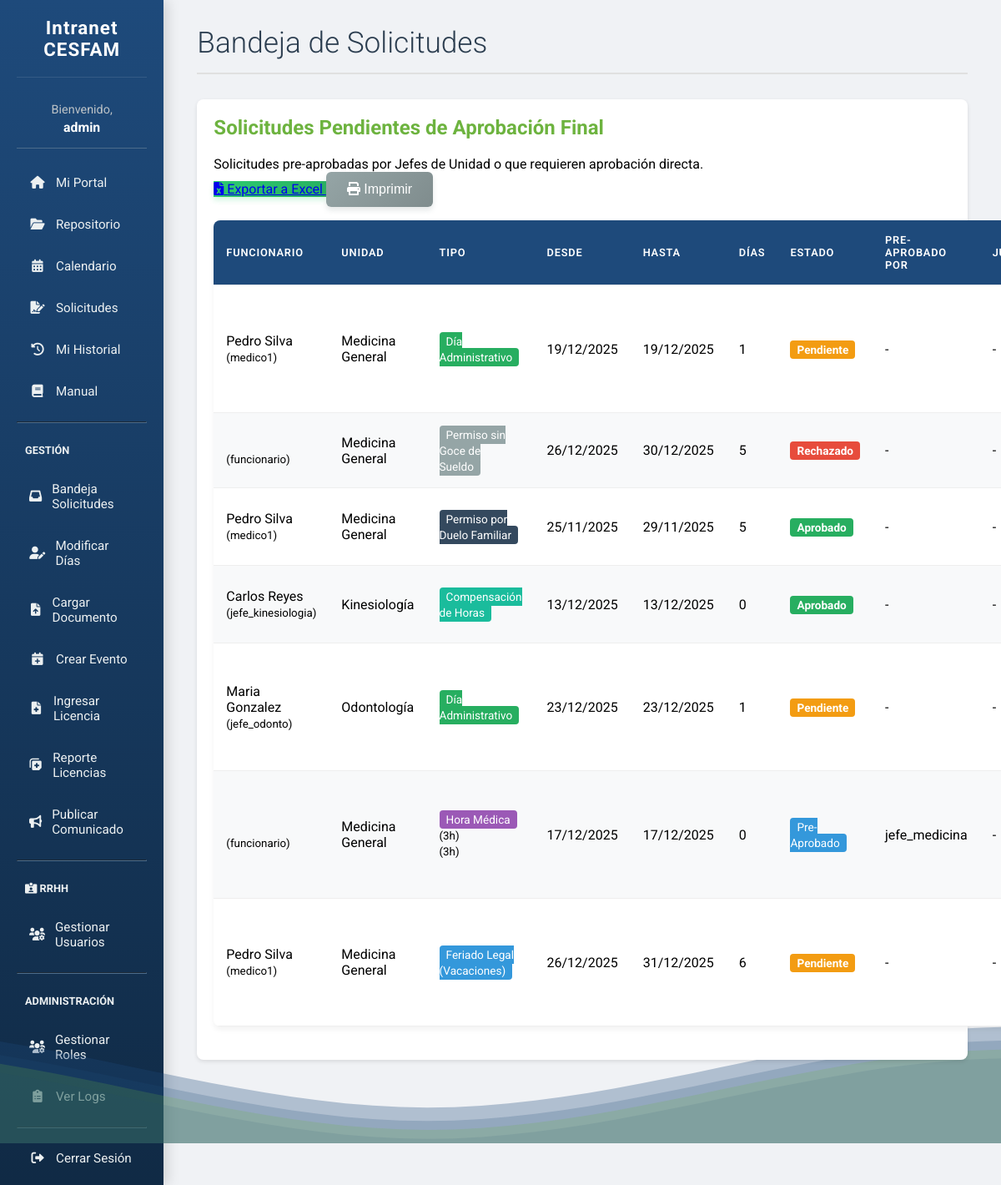
The page /reportes/solicitudes/ (signed in) on the database its author committed.
### intranet/models.py (models this page shows, shortened)
class Funcionarios(AbstractUser):
    nombre = models.CharField(max_length=100, blank=True)
    id_rol = models.ForeignKey(Roles, on_delete=models.SET_NULL, null=True, blank=True)
    id_unidad = models.ForeignKey(Unidades, on_delete=models.SET_NULL, null=True, blank=True)
    es_jefe_unidad = models.BooleanField(default=False, verbose_name="Es Jefe de Unidad")

class SolicitudesPermiso(models.Model):
    TIPOS_PERMISO = [
        ('administrativo', 'Día Administrativo'),
        ('vacaciones', 'Feriado Legal (Vacaciones)'),
        ('sin_goce', 'Permiso sin Goce de Sueldo'),
        ('hora_medica', 'Hora Médica'),
        ('duelo', 'Permiso por Duelo Familiar'),
        ('compensacion', 'Compensación de Horas'),
    ]
    ESTADOS = [
        ('Pendiente', 'Pendiente'),
        ('Pre-Aprobado', 'Pre-Aprobado'),
        ('Aprobado', 'Aprobado'),
        ('Rechazado', 'Rechazado'),
    ]
    id_funcionario_solicitante = models.ForeignKey(Funcionarios, on_delete=models.CASCADE, related_name='solicitudes_enviadas')
    tipo_permiso = models.CharField(max_length=50, choices=TIPOS_PERMISO)
    fecha_inicio = models.DateField()
    fecha_fin = models.DateField()
    dias_solicitados = models.IntegerField(default=0)
    horas_solicitadas = models.IntegerField(default=0, blank=True)
    justificativo_archivo = models.FileField(upload_to='solicitudes/', null=True, blank=True)
    fecha_solicitud = models.DateTimeField(default=timezone.now)
    estado = models.CharField(max_length=50, choices=ESTADOS, default='Pendiente')
    observaciones = models.TextField(blank=True, null=True, verbose_name="Observaciones")
    pre_aprobado_por = models.ForeignKey(
        Funcionarios, on_delete=models.SET_NULL, null=True, blank=True,
        related_name='solicitudes_pre_aprobadas',
        verbose_name="Pre-aprobado por (Jefe Unidad)"
    )
    fecha_pre_aprobacion = models.DateTimeField(null=True, blank=True)
    aprobado_por = models.ForeignKey(
        Funcionarios, on_delete=models.SET_NULL, null=True, blank=True,
        related_name='solicitudes_aprobadas_final',
        verbose_name="Aprobado por (Subdirección)"
    )
    fecha_aprobacion = models.DateTimeField(null=True, blank=True)
    comentario_rechazo = models.TextField(blank=True, null=True)
    class Meta:
        verbose_name_plural = "Solicitudes de Permiso"

class Unidades(models.Model):
    nombre_unidad = models.CharField(max_length=100, unique=True)
    descripcion = models.TextField(blank=True, null=True)
    activa = models.BooleanField(default=True)
    class Meta:
        verbose_name_plural = "Unidades"

### intranet/views.py (the view)
# urls.py: path('reportes/solicitudes/', views.reporte_solicitudes_view, name='reporte_solicitudes'),
@login_required(login_url='login')
def reporte_solicitudes_view(request):
    user = request.user
    if not puede_gestionar(user):
        return redirect('dashboard')
    solicitudes = obtener_solicitudes_para_usuario(user).order_by('-fecha_solicitud')
    puede_aprobar_final = es_subdireccion(user)
    puede_pre_aprobar = user.es_jefe_unidad and not es_subdireccion(user)
    context = {
        'solicitudes': solicitudes,
        'puede_aprobar_final': puede_aprobar_final,
        'puede_pre_aprobar': puede_pre_aprobar,
        'es_jefe': user.es_jefe_unidad,
        'unidad_usuario': user.id_unidad.nombre_unidad if user.id_unidad else 'Sin unidad',
    }
    return render(request, 'reporte_solicitudes.html', context)

### intranet/templates/reporte_solicitudes.html (shortened to what this page needs)
{% extends 'base.html' %}
{% block content %}
<header class="header">
    <h1>Bandeja de Solicitudes</h1>
</header>
<section class="content-box">
    <h2>
        {% if puede_aprobar_final %}
            Solicitudes Pendientes de Aprobación Final
        {% elif puede_pre_aprobar %}
            Solicitudes de tu Unidad para Pre-Aprobar
        {% else %}
            Solicitudes
        {% endif %}
    </h2>
    <p>
        {% if puede_aprobar_final %}
            Solicitudes pre-aprobadas por Jefes de Unidad o que requieren aprobación directa.
        {% elif puede_pre_aprobar %}
            <strong>Flujo:</strong> Pendiente → <span style="color:#3498db;">Pre-Aprobado (tú)</span> → Aprobado (Subdirección)
        {% endif %}
    </p>
    {% if puede_aprobar_final %}
    <div style="margin-bottom: 1rem;">
        <a href="{% url 'exportar_solicitudes_excel' %}" class="btn btn-success">
            <i class="fas fa-file-excel"></i> Exportar a Excel
        </a>
        <button onclick="window.print()" class="btn btn-secondary">
            <i class="fas fa-print"></i> Imprimir
        </button>
    </div>
    {% endif %}
    {% if solicitudes %}
    <table class="data-table">
        <thead>
            <tr>
                <th>Funcionario</th>
                <th>Unidad</th>
                <th>Tipo</th>
                <th>Desde</th>
                <th>Hasta</th>
                <th>Días</th>
                <th>Estado</th>
                <th>Pre-Aprobado por</th>
                <th>Justificativo</th>
            </tr>
        </thead>
        <tbody>
            {% for sol in solicitudes %}
            <tr>
                <td>{{ sol.id_funcionario_solicitante.first_name }} {{ sol.id_funcionario_solicitante.last_name }}<br><small>({{ sol.id_funcionario_solicitante.username }})</small></td>
                <td>{{ sol.id_funcionario_solicitante.id_unidad.nombre_unidad|default:"Sin unidad" }}</td>
                <td>
                    {% if sol.tipo_permiso == 'administrativo' %}
                        <span style="background-color: #27ae60; color: white; padding: 3px 8px; border-radius: 4px; font-size: 0.85em;">
                            {{ sol.get_tipo_permiso_display }}
                        </span>
                    {% elif sol.tipo_permiso == 'vacaciones' %}
                        <span style="background-color: #3498db; color: white; padding: 3px 8px; border-radius: 4px; font-size: 0.85em;">
                            {{ sol.get_tipo_permiso_display }}
                        </span>
                    {% elif sol.tipo_permiso == 'sin_goce' %}
                        <span style="background-color: #95a5a6; color: white; padding: 3px 8px; border-radius: 4px; font-size: 0.85em;">
                            {{ sol.get_tipo_permiso_display }}
                        </span>
                    {% elif sol.tipo_permiso == 'hora_medica' %}
                        <span style="background-color: #9b59b6; color: white; padding: 3px 8px; border-radius: 4px; font-size: 0.85em;">
                            {{ sol.get_tipo_permiso_display }}
                        </span>
                        {% if sol.horas_solicitadas %}
                            <br><small>({{ sol.horas_solicitadas }}h)</small>
                        {% endif %}
                    {% elif sol.tipo_permiso == 'duelo' %}
                        <span style="background-color: #34495e; color: white; padding: 3px 8px; border-radius: 4px; font-size: 0.85em;">
                            {{ sol.get_tipo_permiso_display }}
                        </span>
                    {% elif sol.tipo_permiso == 'compensacion' %}
                        <span style="background-color: #1abc9c; color: white; padding: 3px 8px; border-radius: 4px; font-size: 0.85em;">
                            {{ sol.get_tipo_permiso_display }}
                        </span>
                    {% else %}
                        <span style="background-color: #888; color: white; padding: 3px 8px; border-radius: 4px; font-size: 0.85em;">
                            {{ sol.get_tipo_permiso_display }}
                        </span>
                    {% endif %}
                    {% if sol.tipo_permiso == 'hora_medica' and sol.horas_solicitadas %}
                        <br><small>({{ sol.horas_solicitadas }}h)</small>
                    {% endif %}
                </td>
                <td>{{ sol.fecha_inicio|date:"d/m/Y" }}</td>
                <td>{{ sol.fecha_fin|date:"d/m/Y" }}</td>
                <td>{{ sol.dias_solicitados }}</td>
                <td>
                    {% if sol.estado == 'Pendiente' %}
                        <span class="status-pendiente" style="background-color: #f39c12; color: white; padding: 3px 8px; border-radius: 4px; font-size: 0.85em;">{{ sol.estado }}</span>
                    {% elif sol.estado == 'Pre-Aprobado' %}
                        <span class="status-preaprobado" style="background-color: #3498db; color: white; padding: 3px 8px; border-radius: 4px; font-size: 0.85em;">{{ sol.estado }}</span>
                    {% elif sol.estado == 'Aprobado' %}
                        <span class="status-aprobado" style="background-color: #27ae60; color: white; padding: 3px 8px; border-radius: 4px; font-size: 0.85em;">{{ sol.estado }}</span>
                    {% elif sol.estado == 'Rechazado' %}
                        <span class="status-rechazado" style="background-color: #e74c3c; color: white; padding: 3px 8px; border-radius: 4px; font-size: 0.85em;">{{ sol.estado }}</span>
                    {% else %}
                        <span class="status-otro" style="background-color: #888; color: white; padding: 3px 8px; border-radius: 4px; font-size: 0.85em;">{{ sol.estado }}</span>
                    {% endif %}
                </td>
                <td>
                    {% if sol.pre_aprobado_por %}
                        {{ sol.pre_aprobado_por.username }}<br>
                    {% else %}
                        -
                    {% endif %}
                </td>
                <td>
                    {% if sol.justificativo_archivo %}
                        <a href="{{ sol.justificativo_archivo.url }}" target="_blank" class="document-link">
                            <i class="fas fa-file"></i> Ver
                        </a>
                    {% else %}
                        -
                    {% endif %}
                </td>
            </tr>
            {% endfor %}
        </tbody>
    </table>
    {% endif %}
</section>
{% endblock %}

### intranet/templates/base.html (shortened to what this page needs)
{% load static %}
<!DOCTYPE html>
<html lang="es">
<head>
    <link rel="stylesheet" href="https://cdnjs.cloudflare.com/ajax/libs/font-awesome/6.0.0/css/all.min.css">
    <link rel="stylesheet" href="{% static 'style.css' %}">
</head>
<body>
    <nav class="sidebar">
        <h2>Intranet CESFAM</h2>
        <div class="user-display">
            {% if user.is_authenticated %}
                Bienvenido, <b>{{ user.username|truncatechars:18 }}</b>
            {% endif %}
        </div>
        {% if user.is_authenticated %}
        <ul>
            <li class="{% if request.resolver_match.url_name == 'dashboard' %}active{% endif %}">
                <a href="{% url 'dashboard' %}"><i class="fas fa-home"></i> Mi Portal</a>
            </li>
            <li class="{% if request.resolver_match.url_name == 'documentos' %}active{% endif %}">
                <a href="{% url 'documentos' %}"><i class="fas fa-folder-open"></i> Repositorio</a>
            </li>
            <li class="{% if request.resolver_match.url_name == 'calendario' %}active{% endif %}">
                <a href="{% url 'calendario' %}"><i class="fas fa-calendar-alt"></i> Calendario</a>
            </li>
            <li class="{% if request.resolver_match.url_name == 'gestion_solicitudes' %}active{% endif %}">
                <a href="{% url 'gestion_solicitudes' %}"><i class="fas fa-file-signature"></i> Solicitudes</a>
            </li>
             <li class="{% if request.resolver_match.url_name == 'historial_personal' %}active{% endif %}">
                <a href="{% url 'historial_personal' %}"><i class="fas fa-history"></i> Mi Historial</a>
            </li>
            <li class="{% if request.resolver_match.url_name == 'manual' %}active{% endif %}">
                <a href="{% url 'manual' %}"><i class="fas fa-book"></i> Manual</a>
            </li>
            {% if user.is_staff %}
            <hr style="border-color: #4b6b8b; margin: 15px 0;">
            <li style="padding: 10px; color: #ecf0f1; text-transform: uppercase; font-size: 0.8em; font-weight: bold;">Gestión</li>
            <li class="{% if request.resolver_match.url_name == 'reporte_solicitudes' %}active{% endif %}">
                <a href="{% url 'reporte_solicitudes' %}"><i class="fas fa-inbox"></i> Bandeja Solicitudes</a>
            </li>
            <li class="{% if request.resolver_match.url_name == 'gestion_dias' %}active{% endif %}">
                <a href="{% url 'gestion_dias' %}"><i class="fas fa-user-edit"></i> Modificar Días</a>
            </li>
            <li class="{% if request.resolver_match.url_name == 'gestion_documentos' %}active{% endif %}">
                <a href="{% url 'gestion_documentos' %}"><i class="fas fa-file-upload"></i> Cargar Documento</a>
            </li>
            <li class="{% if request.resolver_match.url_name == 'gestion_calendario' %}active{% endif %}">
                <a href="{% url 'gestion_calendario' %}"><i class="fas fa-calendar-plus"></i> Crear Evento</a>
            </li>
            <li class="{% if request.resolver_match.url_name == 'gestion_licencias' %}active{% endif %}">
                <a href="{% url 'gestion_licencias' %}"><i class="fas fa-file-medical"></i> Ingresar Licencia</a>
            </li>
            <li class="{% if request.resolver_match.url_name == 'reporte_licencias' %}active{% endif %}">
                <a href="{% url 'reporte_licencias' %}"><i class="fas fa-notes-medical"></i> Reporte Licencias</a>
            </li>
            <li class="{% if request.resolver_match.url_name == 'crear_comunicado' %}active{% endif %}">
                <a href="{% url 'crear_comunicado' %}"><i class="fas fa-bullhorn"></i> Publicar Comunicado</a>
            </li>
            {% endif %}
            {% if user.id_rol and user.id_rol.nivel_jerarquico <= 2 or user.is_superuser %}
            <hr style="border-color: #4b6b8b; margin: 15px 0;">
            <li style="padding: 10px; color: #ecf0f1; text-transform: uppercase; font-size: 0.8em; font-weight: bold;">
                <i class="fas fa-id-card-alt"></i> RRHH
            </li>
            <li class="{% if request.resolver_match.url_name == 'gestion_usuarios' %}active{% endif %}">
                <a href="{% url 'gestion_usuarios' %}"><i class="fas fa-users-cog"></i> Gestionar Usuarios</a>
            </li>
            {% endif %}
            {% if user.is_superuser %}
            <hr style="border-color: #4b6b8b; margin: 15px 0;">
            <li style="padding: 10px; color: #ecf0f1; text-transform: uppercase; font-size: 0.8em; font-weight: bold;">Administración</li>
            <li class="{% if request.resolver_match.url_name == 'roles_gestion' %}active{% endif %}">
                <a href="{% url 'roles_gestion' %}"><i class="fas fa-users-cog"></i> Gestionar Roles</a>
            </li>
            <li class="{% if request.resolver_match.url_name == 'logs_auditoria' %}active{% endif %}">
                <a href="{% url 'logs_auditoria' %}"><i class="fas fa-clipboard-list"></i> Ver Logs</a>
            </li>
            {% endif %}
            <hr style="border-color: #4b6b8b; margin: 15px 0;">
            <li><a href="{% url 'logout' %}"><i class="fas fa-sign-out-alt"></i> Cerrar Sesión</a></li>
        </ul>
        {% endif %}
    </nav>
    <main class="main-content">
        {% block content %}{% endblock %}
    </main>
    <div class="waves-container">
    </div>
</body>
</html>

### rows shown on the page
Funcionarios: username "admin"
SolicitudesPermiso: id_funcionario_solicitante.first_name "Pedro", id_funcionario_solicitante.last_name "Silva", id_funcionario_solicitante.username "medico1", id_funcionario_solicitante.id_unidad.nombre_unidad "Medicina General", tipo_permiso "Día Administrativo", fecha_inicio "19/12/2025", fecha_fin "19/12/2025", dias_solicitados "1", estado "Pendiente"
SolicitudesPermiso: id_funcionario_solicitante.username "funcionario", id_funcionario_solicitante.id_unidad.nombre_unidad "Medicina General", tipo_permiso "Permiso sin Goce de Sueldo", fecha_inicio "26/12/2025", fecha_fin "30/12/2025", dias_solicitados "5", estado "Rechazado"
SolicitudesPermiso: id_funcionario_solicitante.first_name "Pedro", id_funcionario_solicitante.last_name "Silva", id_funcionario_solicitante.username "medico1", id_funcionario_solicitante.id_unidad.nombre_unidad "Medicina General", tipo_permiso "Permiso por Duelo Familiar", fecha_inicio "25/11/2025", fecha_fin "29/11/2025", dias_solicitados "5", estado "Aprobado"
SolicitudesPermiso: id_funcionario_solicitante.first_name "Carlos", id_funcionario_solicitante.last_name "Reyes", id_funcionario_solicitante.username "jefe_kinesiologia", id_funcionario_solicitante.id_unidad.nombre_unidad "Kinesiología", tipo_permiso "Compensación de Horas", fecha_inicio "13/12/2025", fecha_fin "13/12/2025", dias_solicitados "0", estado "Aprobado"
SolicitudesPermiso: id_funcionario_solicitante.first_name "Maria", id_funcionario_solicitante.last_name "Gonzalez", id_funcionario_solicitante.username "jefe_odonto", id_funcionario_solicitante.id_unidad.nombre_unidad "Odontología", tipo_permiso "Día Administrativo", fecha_inicio "23/12/2025", fecha_fin "23/12/2025", dias_solicitados "1", estado "Pendiente"
SolicitudesPermiso: id_funcionario_solicitante.username "funcionario", id_funcionario_solicitante.id_unidad.nombre_unidad "Medicina General", tipo_permiso "Hora Médica", horas_solicitadas "3", fecha_inicio "17/12/2025", fecha_fin "17/12/2025", dias_solicitados "0", estado "Pre-Aprobado", pre_aprobado_por.username "jefe_medicina"
SolicitudesPermiso: id_funcionario_solicitante.first_name "Pedro", id_funcionario_solicitante.last_name "Silva", id_funcionario_solicitante.username "medico1", id_funcionario_solicitante.id_unidad.nombre_unidad "Medicina General", tipo_permiso "Feriado Legal (Vacaciones)", fecha_inicio "26/12/2025", fecha_fin "31/12/2025", dias_solicitados "6", estado "Pendiente"
